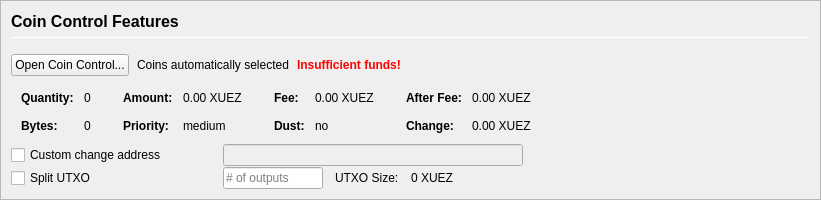
         <widget class="QFrame" name="frameCoinControl">
          <property name="sizePolicy">
           <sizepolicy hsizetype="Expanding" vsizetype="Expanding">
            <horstretch>0</horstretch>
            <verstretch>0</verstretch>
           </sizepolicy>
          </property>
          <property name="maximumSize">
           <size>
            <width>16777215</width>
            <height>16777215</height>
           </size>
          </property>
          <property name="frameShape">
           <enum>QFrame::StyledPanel</enum>
          </property>
          <property name="frameShadow">
           <enum>QFrame::Sunken</enum>
          </property>
          <layout class="QVBoxLayout" name="verticalLayoutCoinControl2">
           <property name="spacing">
            <number>0</number>
           </property>
           <property name="leftMargin">
            <number>0</number>
           </property>
           <property name="topMargin">
            <number>0</number>
           </property>
           <property name="rightMargin">
            <number>0</number>
           </property>
           <property name="bottomMargin">
            <number>0</number>
           </property>
           <item>
            <widget class="QFrame" name="frameCoinControl_BG">
             <layout class="QVBoxLayout" name="verticalLayoutCoinControl" stretch="0,0,0,0,0,0">
              <property name="spacing">
               <number>1</number>
              </property>
              <property name="leftMargin">
               <number>10</number>
              </property>
              <property name="topMargin">
               <number>10</number>
              </property>
              <item>
               <layout class="QHBoxLayout" name="horizontalLayoutCoinControl1">
                <property name="bottomMargin">
                 <number>15</number>
                </property>
                <item>
                 <layout class="QVBoxLayout" name="verticalLayout_3">
                  <property name="spacing">
                   <number>6</number>
                  </property>
                  <item>
                   <widget class="QLabel" name="labelCoinControlFeatures">
                    <property name="sizePolicy">
                     <sizepolicy hsizetype="Preferred" vsizetype="Maximum">
                      <horstretch>0</horstretch>
                      <verstretch>0</verstretch>
                     </sizepolicy>
                    </property>
                    <property name="minimumSize">
                     <size>
                      <width>0</width>
                      <height>20</height>
                     </size>
                    </property>
                    <property name="font">
                     <font>
                      <pointsize>12</pointsize>
                      <weight>75</weight>
                      <bold>true</bold>
                     </font>
                    </property>
                    <property name="styleSheet">
                     <string notr="true">font-weight:bold;</string>
                    </property>
                    <property name="text">
                     <string>Coin Control Features</string>
                    </property>
                   </widget>
                  </item>
                  <item>
                   <widget class="Line" name="line">
                    <property name="minimumSize">
                     <size>
                      <width>0</width>
                      <height>1</height>
                     </size>
                    </property>
                    <property name="maximumSize">
                     <size>
                      <width>16777215</width>
                      <height>1</height>
                     </size>
                    </property>
                    <property name="orientation">
                     <enum>Qt::Horizontal</enum>
                    </property>
                   </widget>
                  </item>
                 </layout>
                </item>
               </layout>
              </item>
              <item>
               <layout class="QHBoxLayout" name="horizontalLayoutCoinControl2" stretch="0,0,0,0">
                <property name="spacing">
                 <number>8</number>
                </property>
                <property name="bottomMargin">
                 <number>10</number>
                </property>
                <item>
                 <widget class="QPushButton" name="pushButtonCoinControl">
                  <property name="styleSheet">
                   <string notr="true"/>
                  </property>
                  <property name="text">
                   <string>Open Coin Control...</string>
                  </property>
                  <property name="autoDefault">
                   <bool>false</bool>
                  </property>
                 </widget>
                </item>
                <item>
                 <widget class="QLabel" name="labelCoinControlAutomaticallySelected">
                  <property name="text">
                   <string>Coins automatically selected</string>
                  </property>
                  <property name="margin">
                   <number>5</number>
                  </property>
                 </widget>
                </item>
                <item>
                 <widget class="QLabel" name="labelCoinControlInsuffFunds">
                  <property name="font">
                   <font>
                    <weight>75</weight>
                    <bold>true</bold>
                   </font>
                  </property>
                  <property name="styleSheet">
                   <string notr="true">color:red;font-weight:bold;</string>
                  </property>
                  <property name="text">
                   <string>Insufficient funds!</string>
                  </property>
                  <property name="margin">
                   <number>5</number>
                  </property>
                 </widget>
                </item>
                <item>
                 <spacer name="horizontalSpacerCoinControl">
                  <property name="orientation">
                   <enum>Qt::Horizontal</enum>
                  </property>
                  <property name="sizeHint" stdset="0">
                   <size>
                    <width>40</width>
                    <height>1</height>
                   </size>
                  </property>
                 </spacer>
                </item>
               </layout>
              </item>
              <item>
               <widget class="QWidget" name="widgetCoinControl" native="true">
                <property name="sizePolicy">
                 <sizepolicy hsizetype="Preferred" vsizetype="Preferred">
                  <horstretch>0</horstretch>
                  <verstretch>0</verstretch>
                 </sizepolicy>
                </property>
                <property name="minimumSize">
                 <size>
                  <width>0</width>
                  <height>0</height>
                 </size>
                </property>
                <property name="styleSheet">
                 <string notr="true"/>
                </property>
                <layout class="QHBoxLayout" name="horizontalLayoutCoinControl5">
                 <property name="leftMargin">
                  <number>0</number>
                 </property>
                 <property name="topMargin">
                  <number>0</number>
                 </property>
                 <property name="rightMargin">
                  <number>0</number>
                 </property>
                 <property name="bottomMargin">
                  <number>0</number>
                 </property>
                 <item>
                  <layout class="QHBoxLayout" name="horizontalLayoutCoinControl3" stretch="0,0,0,1">
                   <property name="spacing">
                    <number>20</number>
                   </property>
                   <property name="topMargin">
                    <number>0</number>
                   </property>
                   <property name="bottomMargin">
                    <number>10</number>
                   </property>
                   <item>
                    <layout class="QFormLayout" name="formLayoutCoinControl1">
                     <property name="horizontalSpacing">
                      <number>10</number>
                     </property>
                     <property name="verticalSpacing">
                      <number>14</number>
                     </property>
                     <property name="leftMargin">
                      <number>10</number>
                     </property>
                     <property name="topMargin">
                      <number>4</number>
                     </property>
                     <property name="rightMargin">
                      <number>6</number>
                     </property>
                     <item row="0" column="0">
                      <widget class="QLabel" name="labelCoinControlQuantityText">
                       <property name="font">
                        <font>
                         <weight>75</weight>
                         <bold>true</bold>
                        </font>
                       </property>
                       <property name="text">
                        <string>Quantity:</string>
                       </property>
                       <property name="margin">
                        <number>0</number>
                       </property>
                      </widget>
                     </item>
                     <item row="0" column="1">
                      <widget class="QLabel" name="labelCoinControlQuantity">
                       <property name="cursor">
                        <cursorShape>IBeamCursor</cursorShape>
                       </property>
                       <property name="contextMenuPolicy">
                        <enum>Qt::ActionsContextMenu</enum>
                       </property>
                       <property name="text">
                        <string notr="true">0</string>
                       </property>
                       <property name="margin">
                        <number>0</number>
                       </property>
                       <property name="textInteractionFlags">
                        <set>Qt::LinksAccessibleByMouse|Qt::TextSelectableByKeyboard|Qt::TextSelectableByMouse</set>
                       </property>
                      </widget>
                     </item>
                     <item row="1" column="0">
                      <widget class="QLabel" name="labelCoinControlBytesText">
                       <property name="font">
                        <font>
                         <weight>75</weight>
                         <bold>true</bold>
                        </font>
                       </property>
                       <property name="text">
                        <string>Bytes:</string>
                       </property>
                      </widget>
                     </item>
                     <item row="1" column="1">
                      <widget class="QLabel" name="labelCoinControlBytes">
                       <property name="cursor">
                        <cursorShape>IBeamCursor</cursorShape>
                       </property>
                       <property name="contextMenuPolicy">
                        <enum>Qt::ActionsContextMenu</enum>
                       </property>
                       <property name="text">
                        <string notr="true">0</string>
                       </property>
                       <property name="textInteractionFlags">
                        <set>Qt::LinksAccessibleByMouse|Qt::TextSelectableByKeyboard|Qt::TextSelectableByMouse</set>
                       </property>
                      </widget>
                     </item>
                    </layout>
                   </item>
                   <item>
                    <layout class="QFormLayout" name="formLayoutCoinControl2">
                     <property name="horizontalSpacing">
                      <number>10</number>
                     </property>
                     <property name="verticalSpacing">
                      <number>14</number>
                     </property>
                     <property name="leftMargin">
                      <number>6</number>
                     </property>
                     <property name="topMargin">
                      <number>4</number>
                     </property>
                     <property name="rightMargin">
                      <number>6</number>
                     </property>
                     <item row="0" column="0">
                      <widget class="QLabel" name="labelCoinControlAmountText">
                       <property name="font">
                        <font>
                         <weight>75</weight>
                         <bold>true</bold>
                        </font>
                       </property>
                       <property name="text">
                        <string>Amount:</string>
                       </property>
                       <property name="margin">
                        <number>0</number>
                       </property>
                      </widget>
                     </item>
                     <item row="0" column="1">
                      <widget class="QLabel" name="labelCoinControlAmount">
                       <property name="cursor">
                        <cursorShape>IBeamCursor</cursorShape>
                       </property>
                       <property name="contextMenuPolicy">
                        <enum>Qt::ActionsContextMenu</enum>
                       </property>
                       <property name="text">
                        <string notr="true">0.00 XUEZ</string>
                       </property>
                       <property name="textInteractionFlags">
                        <set>Qt::LinksAccessibleByMouse|Qt::TextSelectableByKeyboard|Qt::TextSelectableByMouse</set>
                       </property>
                      </widget>
                     </item>
                     <item row="1" column="0">
                      <widget class="QLabel" name="labelCoinControlPriorityText">
                       <property name="font">
                        <font>
                         <weight>75</weight>
                         <bold>true</bold>
                        </font>
                       </property>
                       <property name="text">
                        <string>Priority:</string>
                       </property>
                      </widget>
                     </item>
                     <item row="1" column="1">
                      <widget class="QLabel" name="labelCoinControlPriority">
                       <property name="cursor">
                        <cursorShape>IBeamCursor</cursorShape>
                       </property>
                       <property name="contextMenuPolicy">
                        <enum>Qt::ActionsContextMenu</enum>
                       </property>
                       <property name="text">
                        <string>medium</string>
                       </property>
                       <property name="textInteractionFlags">
                        <set>Qt::LinksAccessibleByMouse|Qt::TextSelectableByKeyboard|Qt::TextSelectableByMouse</set>
                       </property>
                      </widget>
                     </item>
                    </layout>
                   </item>
                   <item>
                    <layout class="QFormLayout" name="formLayoutCoinControl3">
                     <property name="horizontalSpacing">
                      <number>10</number>
                     </property>
                     <property name="verticalSpacing">
                      <number>14</number>
                     </property>
                     <property name="leftMargin">
                      <number>6</number>
                     </property>
                     <property name="topMargin">
                      <number>4</number>
                     </property>
                     <property name="rightMargin">
                      <number>6</number>
                     </property>
                     <item row="0" column="0">
                      <widget class="QLabel" name="labelCoinControlFeeText">
                       <property name="font">
                        <font>
                         <weight>75</weight>
                         <bold>true</bold>
                        </font>
                       </property>
                       <property name="text">
                        <string>Fee:</string>
                       </property>
                       <property name="margin">
                        <number>0</number>
                       </property>
                      </widget>
                     </item>
                     <item row="0" column="1">
                      <widget class="QLabel" name="labelCoinControlFee">
                       <property name="cursor">
                        <cursorShape>IBeamCursor</cursorShape>
                       </property>
                       <property name="contextMenuPolicy">
                        <enum>Qt::ActionsContextMenu</enum>
                       </property>
                       <property name="text">
                        <string notr="true">0.00 XUEZ</string>
                       </property>
                       <property name="textInteractionFlags">
                        <set>Qt::LinksAccessibleByMouse|Qt::TextSelectableByKeyboard|Qt::TextSelectableByMouse</set>
                       </property>
                      </widget>
                     </item>
                     <item row="1" column="0">
                      <widget class="QLabel" name="labelCoinControlLowOutputText">
                       <property name="font">
                        <font>
                         <weight>75</weight>
                         <bold>true</bold>
                        </font>
                       </property>
                       <property name="text">
                        <string>Dust:</string>
                       </property>
                      </widget>
                     </item>
                     <item row="1" column="1">
                      <widget class="QLabel" name="labelCoinControlLowOutput">
                       <property name="cursor">
                        <cursorShape>IBeamCursor</cursorShape>
                       </property>
                       <property name="contextMenuPolicy">
                        <enum>Qt::ActionsContextMenu</enum>
                       </property>
                       <property name="text">
                        <string>no</string>
                       </property>
                       <property name="textInteractionFlags">
                        <set>Qt::LinksAccessibleByMouse|Qt::TextSelectableByKeyboard|Qt::TextSelectableByMouse</set>
                       </property>
                      </widget>
                     </item>
                    </layout>
                   </item>
                   <item>
                    <layout class="QFormLayout" name="formLayoutCoinControl4">
                     <property name="horizontalSpacing">
                      <number>10</number>
                     </property>
                     <property name="verticalSpacing">
                      <number>14</number>
                     </property>
                     <property name="leftMargin">
                      <number>6</number>
                     </property>
                     <property name="topMargin">
                      <number>4</number>
                     </property>
                     <property name="rightMargin">
                      <number>6</number>
                     </property>
                     <item row="0" column="0">
                      <widget class="QLabel" name="labelCoinControlAfterFeeText">
                       <property name="font">
                        <font>
                         <weight>75</weight>
                         <bold>true</bold>
                        </font>
                       </property>
                       <property name="text">
                        <string>After Fee:</string>
                       </property>
                       <property name="margin">
                        <number>0</number>
                       </property>
                      </widget>
                     </item>
                     <item row="0" column="1">
                      <widget class="QLabel" name="labelCoinControlAfterFee">
                       <property name="cursor">
                        <cursorShape>IBeamCursor</cursorShape>
                       </property>
                       <property name="contextMenuPolicy">
                        <enum>Qt::ActionsContextMenu</enum>
                       </property>
                       <property name="text">
                        <string notr="true">0.00 XUEZ</string>
                       </property>
                       <property name="textInteractionFlags">
                        <set>Qt::LinksAccessibleByMouse|Qt::TextSelectableByKeyboard|Qt::TextSelectableByMouse</set>
                       </property>
                      </widget>
                     </item>
                     <item row="1" column="0">
                      <widget class="QLabel" name="labelCoinControlChangeText">
                       <property name="font">
                        <font>
                         <weight>75</weight>
                         <bold>true</bold>
                        </font>
                       </property>
                       <property name="text">
                        <string>Change:</string>
                       </property>
                      </widget>
                     </item>
                     <item row="1" column="1">
                      <widget class="QLabel" name="labelCoinControlChange">
                       <property name="cursor">
                        <cursorShape>IBeamCursor</cursorShape>
                       </property>
                       <property name="contextMenuPolicy">
                        <enum>Qt::ActionsContextMenu</enum>
                       </property>
                       <property name="text">
                        <string notr="true">0.00 XUEZ</string>
                       </property>
                       <property name="textInteractionFlags">
                        <set>Qt::LinksAccessibleByMouse|Qt::TextSelectableByKeyboard|Qt::TextSelectableByMouse</set>
                       </property>
                      </widget>
                     </item>
                    </layout>
                   </item>
                  </layout>
                 </item>
                </layout>
               </widget>
              </item>
              <item>
               <layout class="QHBoxLayout" name="horizontalLayoutCoinControl4">
                <property name="spacing">
                 <number>12</number>
                </property>
                <property name="sizeConstraint">
                 <enum>QLayout::SetDefaultConstraint</enum>
                </property>
                <property name="topMargin">
                 <number>0</number>
                </property>
                <property name="rightMargin">
                 <number>0</number>
                </property>
                <item>
                 <widget class="QCheckBox" name="checkBoxCoinControlChange">
                  <property name="sizePolicy">
                   <sizepolicy hsizetype="Preferred" vsizetype="Preferred">
                    <horstretch>0</horstretch>
                    <verstretch>0</verstretch>
                   </sizepolicy>
                  </property>
                  <property name="minimumSize">
                   <size>
                    <width>200</width>
                    <height>0</height>
                   </size>
                  </property>
                  <property name="maximumSize">
                   <size>
                    <width>200</width>
                    <height>16777215</height>
                   </size>
                  </property>
                  <property name="toolTip">
                   <string>If this is activated, but the change address is empty or invalid, change will be sent to a newly generated address.</string>
                  </property>
                  <property name="text">
                   <string>Custom change address</string>
                  </property>
                 </widget>
                </item>
                <item>
                 <widget class="QValidatedLineEdit" name="lineEditCoinControlChange">
                  <property name="enabled">
                   <bool>false</bool>
                  </property>
                  <property name="sizePolicy">
                   <sizepolicy hsizetype="Preferred" vsizetype="Preferred">
                    <horstretch>0</horstretch>
                    <verstretch>0</verstretch>
                   </sizepolicy>
                  </property>
                  <property name="minimumSize">
                   <size>
                    <width>300</width>
                    <height>0</height>
                   </size>
                  </property>
                 </widget>
                </item>
                <item>
                 <widget class="QLabel" name="labelCoinControlChangeLabel">
                  <property name="sizePolicy">
                   <sizepolicy hsizetype="Preferred" vsizetype="Preferred">
                    <horstretch>0</horstretch>
                    <verstretch>0</verstretch>
                   </sizepolicy>
                  </property>
                  <property name="minimumSize">
                   <size>
                    <width>100</width>
                    <height>0</height>
                   </size>
                  </property>
                  <property name="text">
                   <string/>
                  </property>
                  <property name="margin">
                   <number>3</number>
                  </property>
                 </widget>
                </item>
               </layout>
              </item>
              <item>
               <layout class="QHBoxLayout" name="horizontalLayoutCoinControl6">
                <property name="spacing">
                 <number>12</number>
                </property>
                <property name="rightMargin">
                 <number>0</number>
                </property>
                <item>
                 <widget class="QCheckBox" name="splitBlockCheckBox">
                  <property name="sizePolicy">
                   <sizepolicy hsizetype="Preferred" vsizetype="Preferred">
                    <horstretch>0</horstretch>
                    <verstretch>0</verstretch>
                   </sizepolicy>
                  </property>
                  <property name="minimumSize">
                   <size>
                    <width>200</width>
                    <height>0</height>
                   </size>
                  </property>
                  <property name="maximumSize">
                   <size>
                    <width>200</width>
                    <height>16777215</height>
                   </size>
                  </property>
                  <property name="text">
                   <string>Split UTXO</string>
                  </property>
                 </widget>
                </item>
                <item>
                 <widget class="QLineEdit" name="splitBlockLineEdit">
                  <property name="sizePolicy">
                   <sizepolicy hsizetype="Preferred" vsizetype="Preferred">
                    <horstretch>50</horstretch>
                    <verstretch>0</verstretch>
                   </sizepolicy>
                  </property>
                  <property name="minimumSize">
                   <size>
                    <width>100</width>
                    <height>0</height>
                   </size>
                  </property>
                  <property name="maximumSize">
                   <size>
                    <width>100</width>
                    <height>16777215</height>
                   </size>
                  </property>
                  <property name="placeholderText">
                   <string># of outputs</string>
                  </property>
                 </widget>
                </item>
                <item>
                 <widget class="QLabel" name="labelBlockSizeText">
                  <property name="text">
                   <string>UTXO Size:</string>
                  </property>
                 </widget>
                </item>
                <item>
                 <widget class="QLabel" name="labelBlockSize">
                  <property name="text">
                   <string>0 XUEZ</string>
                  </property>
                 </widget>
                </item>
                <item>
                 <spacer name="horizontalSpacer_7">
                  <property name="orientation">
                   <enum>Qt::Horizontal</enum>
                  </property>
                  <property name="sizeHint" stdset="0">
                   <size>
                    <width>40</width>
                    <height>20</height>
                   </size>
                  </property>
                 </spacer>
                </item>
               </layout>
              </item>
              <item>
               <spacer name="verticalSpacerCoinControl">
                <property name="orientation">
                 <enum>Qt::Vertical</enum>
                </property>
                <property name="sizeHint" stdset="0">
                 <size>
                  <width>800</width>
                  <height>1</height>
                 </size>
                </property>
               </spacer>
              </item>
             </layout>
            </widget>
           </item>
          </layout>
         </widget>
